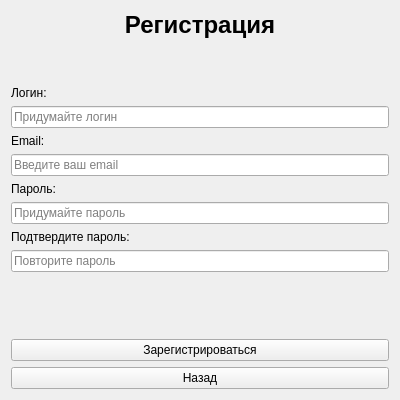
<?xml version="1.0" encoding="UTF-8"?>
<ui version="4.0">
 <class>RegisterWindow</class>
 <widget class="QWidget" name="RegisterWindow">
  <property name="geometry">
   <rect>
    <x>0</x>
    <y>0</y>
    <width>400</width>
    <height>400</height>
   </rect>
  </property>
  <layout class="QVBoxLayout" name="verticalLayout">
   <item>
    <widget class="QLabel" name="titleLabel">
     <property name="text">
      <string>Регистрация</string>
     </property>
     <property name="alignment">
      <set>Qt::AlignCenter</set>
     </property>
     <property name="font">
      <font>
       <family>Arial</family>
       <pointsize>18</pointsize>
       <weight>75</weight>
       <bold>true</bold>
      </font>
     </property>
    </widget>
   </item>
   <item>
    <spacer name="verticalSpacer">
     <property name="orientation">
      <enum>Qt::Vertical</enum>
     </property>
     <property name="sizeHint" stdset="0">
      <size>
       <width>20</width>
       <height>20</height>
      </size>
     </property>
    </spacer>
   </item>
   <item>
    <widget class="QLabel" name="loginLabel">
     <property name="text">
      <string>Логин:</string>
     </property>
    </widget>
   </item>
   <item>
    <widget class="QLineEdit" name="loginInput">
     <property name="placeholderText">
      <string>Придумайте логин</string>
     </property>
    </widget>
   </item>
   <item>
    <widget class="QLabel" name="emailLabel">
     <property name="text">
      <string>Email:</string>
     </property>
    </widget>
   </item>
   <item>
    <widget class="QLineEdit" name="emailInput">
     <property name="placeholderText">
      <string>Введите ваш email</string>
     </property>
    </widget>
   </item>
   <item>
    <widget class="QLabel" name="passwordLabel">
     <property name="text">
      <string>Пароль:</string>
     </property>
    </widget>
   </item>
   <item>
    <widget class="QLineEdit" name="passwordInput">
     <property name="placeholderText">
      <string>Придумайте пароль</string>
     </property>
     <property name="echoMode">
      <enum>QLineEdit::Password</enum>
     </property>
    </widget>
   </item>
   <item>
    <widget class="QLabel" name="confirmPasswordLabel">
     <property name="text">
      <string>Подтвердите пароль:</string>
     </property>
    </widget>
   </item>
   <item>
    <widget class="QLineEdit" name="confirmPasswordInput">
     <property name="placeholderText">
      <string>Повторите пароль</string>
     </property>
     <property name="echoMode">
      <enum>QLineEdit::Password</enum>
     </property>
    </widget>
   </item>
   <item>
    <widget class="QLabel" name="passwordStrengthLabel">
     <property name="text">
      <string/>
     </property>
     <property name="alignment">
      <set>Qt::AlignCenter</set>
     </property>
    </widget>
   </item>
   <item>
    <spacer name="verticalSpacer_2">
     <property name="orientation">
      <enum>Qt::Vertical</enum>
     </property>
     <property name="sizeHint" stdset="0">
      <size>
       <width>20</width>
       <height>20</height>
      </size>
     </property>
    </spacer>
   </item>
   <item>
    <widget class="QPushButton" name="registerButton">
     <property name="text">
      <string>Зарегистрироваться</string>
     </property>
    </widget>
   </item>
   <item>
    <widget class="QPushButton" name="backButton">
     <property name="text">
      <string>Назад</string>
     </property>
    </widget>
   </item>
  </layout>
 </widget>
 <resources/>
 <connections/>
</ui>
